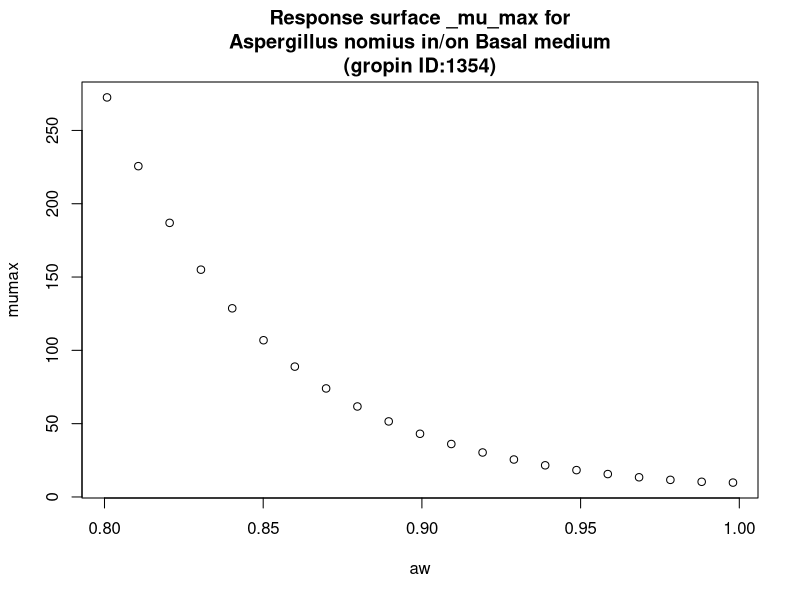

Generate this figure with R:
#############################
# start of Parameter script
#############################
aw <- seq(0.8008,0.998001998001998,length.out=21)
#############################
# end of Parameter script
#############################
############################# 
# start of Model script Gropin ID 1354 
#############################
 
# constant coefficients for this model
 
variables <- data.frame(aw)
argumentsPar <- unique.data.frame(expand.grid(variables))
 
# heart of the model
response_surface <- function(aw) {
   mumax <-exp(2.351-2.531*sqrt(1-aw)+22.02*(sqrt(1-aw))^2)

	return(mumax=mumax)
} 

# output parameters
responseSurface <- cbind(argumentsPar,response_surface(argumentsPar['aw']))
colnames(responseSurface) <- c(colnames(argumentsPar),'mumax')
#############################
# End of Model script
#############################
############################# 
# start of Visualisation script Gropin ID 1354 
#############################
titleText <-'Response surface _mu_max for
Aspergillus nomius in/on Basal medium
(gropin ID:1354)'
plot(aw,responseSurface$'mumax',xlab='aw',
                          ylab='mumax',main=titleText)
#############################
# End of Visualisation script
#############################
